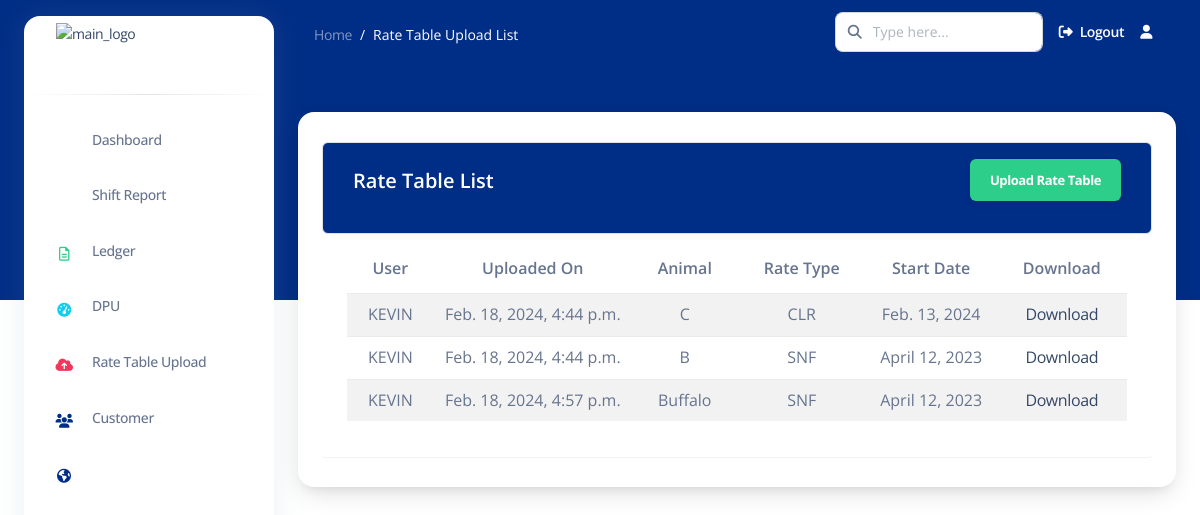
The app's page /rate_table_list/ (signed in), older data.
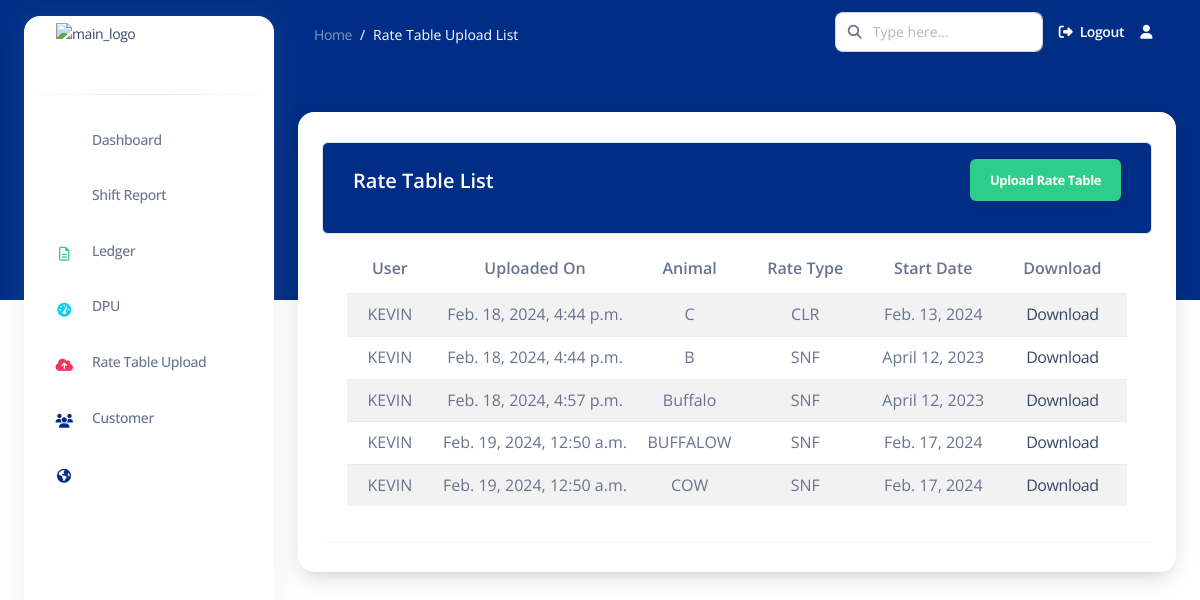
The same page, newer data.
### apps/common/models.py (models this page shows, shortened)
class RateTable(models.Model):
    user = models.ForeignKey(User, on_delete=models.CASCADE)
    animal_type = models.CharField(max_length=1)
    rate_type = models.CharField(max_length=3)
    csv_file = models.FileField(upload_to='rate_tables/')
    start_date = models.DateField(null=True, blank=True)
    uploaded_at = models.DateTimeField(auto_now_add=True)

### apps/common/views.py (the view)
# urls.py: path('rate_table_list/', rate_table_list, name='rate_table_list'),
def rate_table_list(request):
    rate_tables = RateTable.objects.filter(user=request.user)
    context = {
        'rate_tables': rate_tables,
    }
    return render(request, 'common/rate_table_list.html', context)

### templates/common/rate_table_list.html (shortened to what this page needs)
{% extends 'base2.html' %}
{% load static %}
{% load crispy_forms_tags %}-
{% block content %}
<nav class="navbar navbar-main navbar-expand-lg px-0 mx-4 shadow-none border-radius-xl " id="navbarBlur"
    data-scroll="false">
    <div class="container-fluid py-1 px-3">
        <nav aria-label="breadcrumb">
            <ol class="breadcrumb bg-transparent mb-0 pb-0 pt-1 px-0 me-sm-6 me-5">
                <li class="breadcrumb-item text-sm"><a class="opacity-5 text-white" href="javascript:;">Home</a>
                </li>
                <li class="breadcrumb-item text-sm text-white active" aria-current="page">Rate Table Upload List</li>
            </ol>
        </nav>
        <div class="collapse navbar-collapse mt-sm-0 mt-2 me-md-0 me-sm-4" id="navbar">
            <div class="ms-md-auto pe-md-3 d-flex align-items-center">
                <div class="input-group">
                    <span class="input-group-text text-body"><i class="fas fa-search" aria-hidden="true"></i></span>
                    <input type="text" class="form-control" placeholder="Type here...">
                </div>
            </div>
            <ul class="navbar-nav  justify-content-end">
                <li class="nav-item d-flex align-items-center">
                    <a href="{% url 'logout' %}" class="nav-link text-white font-weight-bold px-0">
                        <i class="fa fa-sign-out me-sm-1"></i>
                        <span class="d-sm-inline d-none">Logout</span>
                    </a>
                </li>
                <li class="nav-item dropdown pe-2 px-3 d-flex align-items-center">
                    <a href="javascript:;" class="nav-link text-white p-0" id="dropdownMenuButton"
                        data-bs-toggle="dropdown" aria-expanded="false">
                        <i class="fa fa-user cursor-pointer"></i>
                    </a>
                </li>
            </ul>
        </div>
    </div>
</nav>
<div class="container-fluid mt-5">
    <div class="card o-hidden border-0 shadow-lg mt-5">
        <div class="container">
            <div class="table-wrapper table-responsive">
              <div class="table-title border rounded">
                <div class="row">
                  <div class="col-sm-6">
                    <h5 class="text-white mt-2">Rate Table List</h5>
                  </div>
                  <div class="col-md-6">
                    <a href="{% url 'upload_rate_table' %}" class="btn btn-success rounded">
                      <span>Upload Rate Table</span>
                    </a>
                  </div>
                </div>
              </div>
{% if no_records %}
<p>No records available.</p>
{% else %}
<table class="table table-striped table-hover rounded table-responsive">
  <thead>
    <tr>
      <th>User</th>
      <th>Uploaded On</th>
      <th>Animal</th>
      <th>Rate Type</th>
      <th>Start Date</th>
      <th>Download</th>
    </tr>
  </thead>
  <tbody>
    {% for rate_table in rate_tables %}
    <tr>
        <td>{{ rate_table.user.username }}</td>
        <td>{{ rate_table.uploaded_at }}</td>
        <td>{{ rate_table.animal_type }}</td>
        <td>{{ rate_table.rate_type }}</td>
        <td>{{ rate_table.start_date}}</td>
        <td><a href="{% url 'download_rate_table' rate_table.id %}" download>Download</a></td>
    </tr>
    {% endfor %}
  </tbody>
</table>
{% endif %}
            </div>
          </div>
    </div>
</div>
{% endblock content %}

### templates/base2.html (shortened to what this page needs)
{% load static %}
<!DOCTYPE html>
<html lang="en">
<head>
    <link href="{% static 'assets/css/nucleo-icons.css'%}" rel="stylesheet" />
    <link href="{% static 'assets/css/nucleo-svg.css'%}" rel="stylesheet" />
    <link rel="stylesheet" href="path/to/font-awesome/css/font-awesome.min.css">
    <link href="{% static 'assets/css/nucleo-svg.css'%}" rel="stylesheet" />
    <link id="pagestyle" href="{% static 'assets/css/argon-dashboard.css' %}" rel="stylesheet" />
</head>
<body class="g-sidenav-show ">
    <aside
        class="sidenav bg-white navbar navbar-vertical navbar-expand-xs border-0 border-radius-xl my-3 fixed-start ms-4 "
        id="sidenav-main">
        <div class="sidenav-header">
            <a class="navbar-brand m-0" href="" target="_blank">
                <img src="{% static 'assets/img/rapturetech_logo.jpeg'%}" class="navbar-brand-img h-100"
                    alt="main_logo">
            </a>
        </div>
        <hr class="horizontal dark mt-0">
        <div class="collapse navbar-collapse  w-auto " id="sidenav-collapse-main">
            <ul class="navbar-nav">
                <li class="nav-item">
                    <a class="nav-link" href="{% url 'dashboard' %}">
                        <div
                            class="icon icon-shape icon-sm border-radius-md text-center me-2 d-flex align-items-center justify-content-center">
                            <i class="ni ni-tv-2 text-primary text-sm opacity-10"></i>
                        </div>
                        <span class="nav-link-text ms-1">Dashboard</span>
                    </a>
                </li>
                <li class="nav-item">
                    <a class="nav-link " href="{% url 'shift_report' %}">
                        <div
                            class="icon icon-shape icon-sm border-radius-md text-center me-2 d-flex align-items-center justify-content-center">
                            <i class="ni ni-single-copy-04 text-warning text-sm opacity-10"></i>
                        </div>
                        <span class="nav-link-text ms-1">Shift Report</span>
                    </a>
                </li>
                <li class="nav-item">
                    <a class="nav-link " href="#">
                        <div
                            class="icon icon-shape icon-sm border-radius-md text-center me-2 d-flex align-items-center justify-content-center">
                            <i class="fa fa-file-text-o text-success text-sm opacity-10" aria-hidden="true"></i>
                        </div>
                        <span class="nav-link-text ms-1">Ledger</span>
                    </a>
                </li>
                <li class="nav-item">
                    <a class="nav-link " href="{% url 'active_dpu' %}">
                        <div
                            class="icon icon-shape icon-sm border-radius-md text-center me-2 d-flex align-items-center justify-content-center">
                            <i class="fa fa-tachometer text-info text-sm opacity-10" aria-hidden="true"></i>
                        </div>
                        <span class="nav-link-text ms-1">DPU</span>
                    </a>
                </li>
                <li class="nav-item">
                    <a class="nav-link " href="{% url 'rate_table_list' %}">
                        <div
                            class="icon icon-shape icon-sm border-radius-md text-center me-2 d-flex align-items-center justify-content-center">
                            <i class="fa fa-cloud-upload text-danger text-sm opacity-10" aria-hidden="true"></i>
                        </div>
                        <span class="nav-link-text ms-1">Rate Table Upload</span>
                    </a>
                </li>
                <li class="nav-item">
                    <a class="nav-link" href="{% url 'upload_customer_csv' %}">
                        <div
                            class="icon icon-shape icon-sm border-radius-md text-center me-2 d-flex align-items-center justify-content-center">
                            <i class="fa fa-users text-primary text-sm opacity-10" aria-hidden="true"></i>
                        </div>
                        <span class="nav-link-text ms-1">Customer</span>
                    </a>
                </li>
                <li class="nav-item">
                    <div class="nav-link text-dark" id="google_translate_element">
                        <div
                            class="icon icon-shape icon-sm border-radius-md text-center me-2 mb-3 d-flex align-items-center justify-content-center">
                            <i class="fa fa-globe text-primary text-sm opacity-10" aria-hidden="true"></i>
                        </div>
                    </div>
                </li>
            </ul>
        </div>
    </aside>
    <main class="main-content position-relative border-radius-lg ">
        {% block content %} {% endblock content %}
    </main>
</body>
</html>

### static/assets/css/nucleo-svg.css (style rules this page uses)
.icon { display: inline-block; color: #111111; height: 1em; width: 1em; }
.icon-sm { height: 0.8em; width: 0.8em; }
.icon { fill: currentColor; stroke: none; }

### templates/base2.html (style rules this page uses)
#google_translate_element { color: transparent; }

### templates/common/rate_table_list.html (style rules this page uses)
.table-wrapper { background: #fff; padding: 20px 25px; margin: 30px 0; border-radius: 3px; box-shadow: 0 1px 1px rgba(0, 0, 0, .05); }
.table-title { padding-bottom: 1px; background: #002d86; color: #fff !important; padding: 16px 30px; margin: -20px -25px 10px; border-radius: 3px 3px 0 0; }
.table-title .btn { color: #fff; float: right; font-size: 13px; border: none; min-width: 50px; border-radius: 2px; border: none; outline: none !important; margin-left: 10px; }
.table-title .btn span { float: left; margin-top: 2px; }
tr { text-align: center; }
td { padding: 1px; text-align: center; }

Row changes from the older to the newer data that the page shows:
added RateTable: user.username "KEVIN", uploaded_at "Feb. 19, 2024, 12:50 a.m.", animal_type "BUFFALOW", rate_type "SNF", start_date "Feb. 17, 2024"
added RateTable: user.username "KEVIN", uploaded_at "Feb. 19, 2024, 12:50 a.m.", animal_type "COW", rate_type "SNF", start_date "Feb. 17, 2024"
